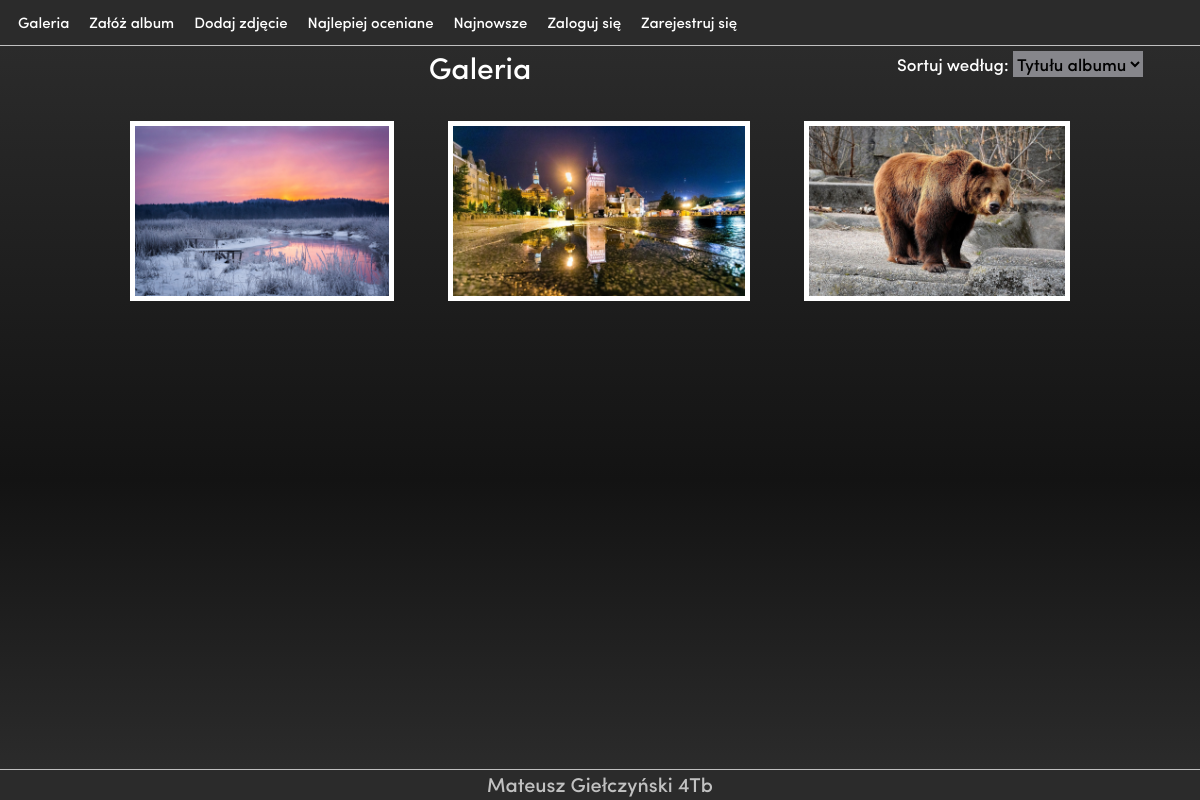
/main/index.php, run on the app's committed database.
### tables this page shows
CREATE TABLE `albumy` (
  `id` int(11) NOT NULL,
  `tytul` varchar(100) NOT NULL,
  `data` datetime NOT NULL DEFAULT current_timestamp(),
  `id_uzytkownika` int(11) NOT NULL
);

### main/index.php (the view, shortened to what this page needs)
<!DOCTYPE HTML>
<html>
<head>
	<link  rel="stylesheet" href="..\style\style.css">
    <link  rel="stylesheet" href="..\style\menu_style.css">
</head>
<body onkeypress="enter()" >
<?php
    include("../include/menu.php");
?>
<div id="background" style="text-align:center;">
<div style="width:100%; height:50px; display:grid; grid-template-columns:30% 40% 30%;">
<div></div>
    <span style="font-size:30px;  width:50%;">Galeria</span>
    <form action="index.php" method="post" id="sort_form" style="float:right; padding:5px;">
    <label for="sort">Sortuj według:</label>
    <select name="sort" id="sort" onchange="submit_sort()" default="Daty dodania" style="border:0px;">
        <option <?php if($_SESSION["sort"]=="`albumy`.`tytul`"){echo("selected");}?> value="`albumy`.`tytul`">Tytułu albumu</option>
    </select>
    </form>
</div>
    <?php
        $items_on_page=20;
        include("../include/baza.php");
        $albumy=mysqli_query($baza ,
        "SELECT DISTINCT `uzytkownicy`.`login`,`albumy`.`id`,`albumy`.`tytul`,`albumy`.`data` , MIN( `zdjecia`.`id`) AS 'PHOTO'
        FROM `uzytkownicy`, `albumy`, `zdjecia`
        WHERE `albumy`.`id_uzytkownika` = `uzytkownicy`.`id` AND `zdjecia`.`id_albumu`=`albumy`.`id` AND `zdjecia`.`zaakceptowane`='1' GROUP BY `albumy`.`id`
        ORDER BY ".$_SESSION["sort"]."
        LIMIT ".(int)$_SESSION["page"]*$items_on_page.",".$items_on_page.";"
    );
        while($album = mysqli_fetch_assoc($albumy)) {
            $data = DateTime::createFromFormat("Y-m-d H:i:s",$album["data"])->format("d/m/Y");
            echo("<a href='album.php?id=".$album['id']."'>");
            echo('<div
            data-tooltipText="Tytuł: '.$album["tytul"].' <br> Właściciel: '.$album["login"].' <br> Data utworzenia: '.$data.'" id= "ablum'.$album["id"].'"
            class="miniaturka_albumu" onmouseover="show_tooltip(this.id)" onmouseout="hide_tooltip()">
            <img src="../photo/'.$album["id"].'/'.$album["PHOTO"].'-min.png'.'" alt="" style=" height:180px;">
            </div>');
            echo("</a>
            ");
            }
?>
</div>
<?php include("../include/footer.php");
mysqli_close($baza);?>
</body>
</html>

### style/style.css (style rules this page uses)
* { font-family: custom_font; box-sizing: border-box; margin: 0px; font-size: 17px; }
body { margin: 0px; box-sizing: border-box; color: white; background: black; }
#background { min-height: calc(100vh - 75px); background: linear-gradient(var(--color2),var(--color1) 60%,var(--color2)); border-top: 1px solid var(--color35); border-bottom: 1px solid var(--color35); }
.miniaturka_albumu { display: inline-block; margin: 20px; }
img { display:inline-block; margin:5px; border: 5px solid white; }
select { background: var(--color3); }
a { text-decoration: none; color:white; cursor:pointer; }

### style/menu_style.css (style rules this page uses)
:root { --color1: #131313; --color2: #2b2b2b; --color25:#313131; --color3: #86868b; --color35: #f0f0f0c2; --color4: #1349ae; }

### data on the page
albumy: shows a picture
albumy: shows a picture
albumy: shows a picture
